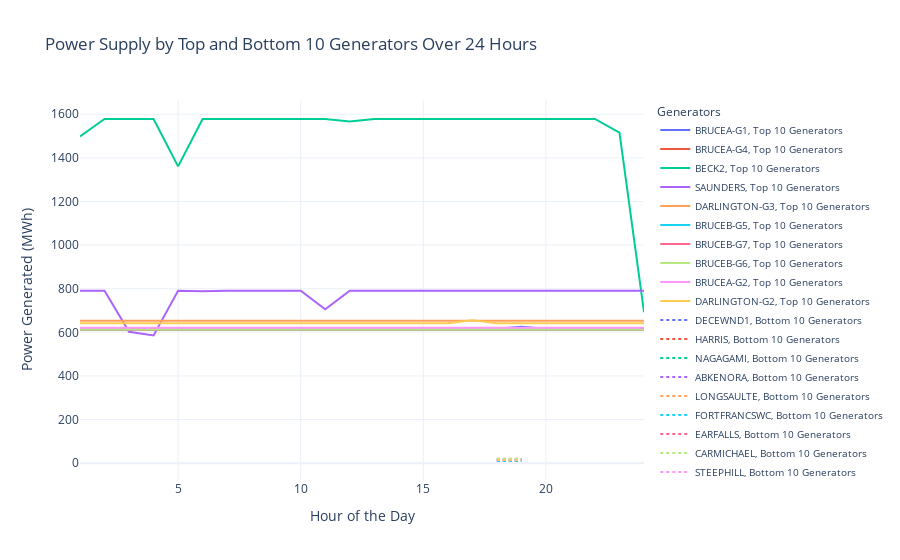

Write notebook code for a chart like this one.
### Markdown cell above
*Top 10 and Worst 10 Power  Generators*

### Code cell
total_power_per_generator = solution.groupby('Plant')['Power generated (MWh)'].sum().sort_values()

top_generators = total_power_per_generator.tail(10).index  # Top 10 generators
bottom_generators = total_power_per_generator.head(10).index  # Bottom 10 generators

top_generators_data = solution[solution['Plant'].isin(top_generators)]
bottom_generators_data = solution[solution['Plant'].isin(bottom_generators)]

top_generators_data['Category'] = 'Top 10 Generators'
bottom_generators_data['Category'] = 'Bottom 10 Generators'

combined_data = pd.concat([top_generators_data, bottom_generators_data])

fig = px.line(
    combined_data,
    x='Hour',
    y='Power generated (MWh)',
    color='Plant',
    line_dash='Category',  # Different line styles for Top and Bottom generators
    title="Power Supply by Top and Bottom 10 Generators Over 24 Hours",
    labels={'Hour': 'Hour of the Day', 'Power generated (MWh)': 'Power Generated (MWh)', 'Plant': 'Generator'},
    hover_data={'Hour': True, 'Power generated (MWh)': True, 'Plant': True, 'Category': True}
)

fig.update_layout(
    legend=dict(title="Generators", font=dict(size=10), orientation="v"),
    xaxis_title="Hour of the Day",
    yaxis_title="Power Generated (MWh)",
    template="plotly_white"
)
fig.show()

### Figure 1 — Plotly figure (JSON) as saved in the notebook; plotly's stock layout.template omitted (floating-point values rounded to 4 significant figures)
{"data": [{"customdata": [["BRUCEA-G1", "Top 10 Generators"], ["BRUCEA-G1", "Top 10 Generators"], ["BRUCEA-G1", "Top 10 Generators"], ["BRUCEA-G1", "Top 10 Generators"], ["BRUCEA-G1", "Top 10 Generators"], ["BRUCEA-G1", "Top 10 Generators"], ["BRUCEA-G1", "Top 10 Generators"], ["BRUCEA-G1", "Top 10 Generators"], ["BRUCEA-G1", "Top 10 Generators"], ["BRUCEA-G1", "Top 10 Generators"], ["BRUCEA-G1", "Top 10 Generators"], ["BRUCEA-G1", "Top 10 Generators"], ["BRUCEA-G1", "Top 10 Generators"], ["BRUCEA-G1", "Top 10 Generators"], ["BRUCEA-G1", "Top 10 Generators"], ["BRUCEA-G1", "Top 10 Generators"], ["BRUCEA-G1", "Top 10 Generators"], ["BRUCEA-G1", "Top 10 Generators"], ["BRUCEA-G1", "Top 10 Generators"], ["BRUCEA-G1", "Top 10 Generators"], ["BRUCEA-G1", "Top 10 Generators"], ["BRUCEA-G1", "Top 10 Generators"], ["BRUCEA-G1", "Top 10 Generators"], ["BRUCEA-G1", "Top 10 Generators"]], "hovertemplate": "Generator=%{customdata[0]}<br>Category=%{customdata[1]}<br>Hour of the Day=%{x}<br>Power Generated (MWh)=%{y}<extra></extra>", "legendgroup": "BRUCEA-G1, Top 10 Generators", "line": {"color": "#636efa", "dash": "solid"}, "marker": {"symbol": "circle"}, "mode": "lines", "name": "BRUCEA-G1, Top 10 Generators", "orientation": "v", "showlegend": true, "type": "scatter", "x": [1, 2, 3, 4, 5, 6, 7, 8, 9, 10, 11, 12, 13, 14, 15, 16, 17, 18, 19, 20, 21, 22, 23, 24], "xaxis": "x", "y": [616.5, 616.5, 616.5, 616.5, 616.5, 616.5, 616.5, 616.5, 616.5, 616.5, 616.5, 616.5, 616.5, 616.5, 616.5, 616.5, 616.5, 616.5, 625.5, 616.5, 616.5, 616.5, 616.5, 616.5], "yaxis": "y"}, {"customdata": [["BRUCEA-G4", "Top 10 Generators"], ["BRUCEA-G4", "Top 10 Generators"], ["BRUCEA-G4", "Top 10 Generators"], ["BRUCEA-G4", "Top 10 Generators"], ["BRUCEA-G4", "Top 10 Generators"], ["BRUCEA-G4", "Top 10 Generators"], ["BRUCEA-G4", "Top 10 Generators"], ["BRUCEA-G4", "Top 10 Generators"], ["BRUCEA-G4", "Top 10 Generators"], ["BRUCEA-G4", "Top 10 Generators"], ["BRUCEA-G4", "Top 10 Generators"], ["BRUCEA-G4", "Top 10 Generators"], ["BRUCEA-G4", "Top 10 Generators"], ["BRUCEA-G4", "Top 10 Generators"], ["BRUCEA-G4", "Top 10 Generators"], ["BRUCEA-G4", "Top 10 Generators"], ["BRUCEA-G4", "Top 10 Generators"], ["BRUCEA-G4", "Top 10 Generators"], ["BRUCEA-G4", "Top 10 Generators"], ["BRUCEA-G4", "Top 10 Generators"], ["BRUCEA-G4", "Top 10 Generators"], ["BRUCEA-G4", "Top 10 Generators"], ["BRUCEA-G4", "Top 10 Generators"], ["BRUCEA-G4", "Top 10 Generators"]], "hovertemplate": "Generator=%{customdata[0]}<br>Category=%{customdata[1]}<br>Hour of the Day=%{x}<br>Power Generated (MWh)=%{y}<extra></extra>", "legendgroup": "BRUCEA-G4, Top 10 Generators", "line": {"color": "#EF553B", "dash": "solid"}, "marker": {"symbol": "circle"}, "mode": "lines", "name": "BRUCEA-G4, Top 10 Generators", "orientation": "v", "showlegend": true, "type": "scatter", "x": [1, 2, 3, 4, 5, 6, 7, 8, 9, 10, 11, 12, 13, 14, 15, 16, 17, 18, 19, 20, 21, 22, 23, 24], "xaxis": "x", "y": [612, 612, 612, 612, 612, 612, 612, 612, 612, 612, 612, 612, 612, 612, 612, 612, 612, 612, 612, 612, 612, 612, 612, 612], "yaxis": "y"}, {"customdata": [["BECK2", "Top 10 Generators"], ["BECK2", "Top 10 Generators"], ["BECK2", "Top 10 Generators"], ["BECK2", "Top 10 Generators"], ["BECK2", "Top 10 Generators"], ["BECK2", "Top 10 Generators"], ["BECK2", "Top 10 Generators"], ["BECK2", "Top 10 Generators"], ["BECK2", "Top 10 Generators"], ["BECK2", "Top 10 Generators"], ["BECK2", "Top 10 Generators"], ["BECK2", "Top 10 Generators"], ["BECK2", "Top 10 Generators"], ["BECK2", "Top 10 Generators"], ["BECK2", "Top 10 Generators"], ["BECK2", "Top 10 Generators"], ["BECK2", "Top 10 Generators"], ["BECK2", "Top 10 Generators"], ["BECK2", "Top 10 Generators"], ["BECK2", "Top 10 Generators"], ["BECK2", "Top 10 Generators"], ["BECK2", "Top 10 Generators"], ["BECK2", "Top 10 Generators"], ["BECK2", "Top 10 Generators"]], "hovertemplate": "Generator=%{customdata[0]}<br>Category=%{customdata[1]}<br>Hour of the Day=%{x}<br>Power Generated (MWh)=%{y}<extra></extra>", "legendgroup": "BECK2, Top 10 Generators", "line": {"color": "#00cc96", "dash": "solid"}, "marker": {"symbol": "circle"}, "mode": "lines", "name": "BECK2, Top 10 Generators", "orientation": "v", "showlegend": true, "type": "scatter", "x": [1, 2, 3, 4, 5, 6, 7, 8, 9, 10, 11, 12, 13, 14, 15, 16, 17, 18, 19, 20, 21, 22, 23, 24], "xaxis": "x", "y": [1498.0, 1578, 1578, 1578, 1361.0, 1578, 1578, 1578, 1578, 1578, 1578, 1567.0, 1578, 1578, 1578, 1578, 1578, 1578, 1578, 1578, 1578, 1578, 1516.0, 692.4], "yaxis": "y"}, {"customdata": [["SAUNDERS", "Top 10 Generators"], ["SAUNDERS", "Top 10 Generators"], ["SAUNDERS", "Top 10 Generators"], ["SAUNDERS", "Top 10 Generators"], ["SAUNDERS", "Top 10 Generators"], ["SAUNDERS", "Top 10 Generators"], ["SAUNDERS", "Top 10 Generators"], ["SAUNDERS", "Top 10 Generators"], ["SAUNDERS", "Top 10 Generators"], ["SAUNDERS", "Top 10 Generators"], ["SAUNDERS", "Top 10 Generators"], ["SAUNDERS", "Top 10 Generators"], ["SAUNDERS", "Top 10 Generators"], ["SAUNDERS", "Top 10 Generators"], ["SAUNDERS", "Top 10 Generators"], ["SAUNDERS", "Top 10 Generators"], ["SAUNDERS", "Top 10 Generators"], ["SAUNDERS", "Top 10 Generators"], ["SAUNDERS", "Top 10 Generators"], ["SAUNDERS", "Top 10 Generators"], ["SAUNDERS", "Top 10 Generators"], ["SAUNDERS", "Top 10 Generators"], ["SAUNDERS", "Top 10 Generators"], ["SAUNDERS", "Top 10 Generators"]], "hovertemplate": "Generator=%{customdata[0]}<br>Category=%{customdata[1]}<br>Hour of the Day=%{x}<br>Power Generated (MWh)=%{y}<extra></extra>", "legendgroup": "SAUNDERS, Top 10 Generators", "line": {"color": "#ab63fa", "dash": "solid"}, "marker": {"symbol": "circle"}, "mode": "lines", "name": "SAUNDERS, Top 10 Generators", "orientation": "v", "showlegend": true, "type": "scatter", "x": [1, 2, 3, 4, 5, 6, 7, 8, 9, 10, 11, 12, 13, 14, 15, 16, 17, 18, 19, 20, 21, 22, 23, 24], "xaxis": "x", "y": [791, 791, 602.5, 585.6, 791, 788.5, 791, 791, 791, 791, 705.2, 791, 791, 791, 791, 791, 791, 791, 791, 791, 791, 791, 791, 791], "yaxis": "y"}, {"customdata": [["DARLINGTON-G3", "Top 10 Generators"], ["DARLINGTON-G3", "Top 10 Generators"], ["DARLINGTON-G3", "Top 10 Generators"], ["DARLINGTON-G3", "Top 10 Generators"], ["DARLINGTON-G3", "Top 10 Generators"], ["DARLINGTON-G3", "Top 10 Generators"], ["DARLINGTON-G3", "Top 10 Generators"], ["DARLINGTON-G3", "Top 10 Generators"], ["DARLINGTON-G3", "Top 10 Generators"], ["DARLINGTON-G3", "Top 10 Generators"], ["DARLINGTON-G3", "Top 10 Generators"], ["DARLINGTON-G3", "Top 10 Generators"], ["DARLINGTON-G3", "Top 10 Generators"], ["DARLINGTON-G3", "Top 10 Generators"], ["DARLINGTON-G3", "Top 10 Generators"], ["DARLINGTON-G3", "Top 10 Generators"], ["DARLINGTON-G3", "Top 10 Generators"], ["DARLINGTON-G3", "Top 10 Generators"], ["DARLINGTON-G3", "Top 10 Generators"], ["DARLINGTON-G3", "Top 10 Generators"], ["DARLINGTON-G3", "Top 10 Generators"], ["DARLINGTON-G3", "Top 10 Generators"], ["DARLINGTON-G3", "Top 10 Generators"], ["DARLINGTON-G3", "Top 10 Generators"]], "hovertemplate": "Generator=%{customdata[0]}<br>Category=%{customdata[1]}<br>Hour of the Day=%{x}<br>Power Generated (MWh)=%{y}<extra></extra>", "legendgroup": "DARLINGTON-G3, Top 10 Generators", "line": {"color": "#FFA15A", "dash": "solid"}, "marker": {"symbol": "circle"}, "mode": "lines", "name": "DARLINGTON-G3, Top 10 Generators", "orientation": "v", "showlegend": true, "type": "scatter", "x": [1, 2, 3, 4, 5, 6, 7, 8, 9, 10, 11, 12, 13, 14, 15, 16, 17, 18, 19, 20, 21, 22, 23, 24], "xaxis": "x", "y": [652.5, 652.5, 652.5, 652.5, 652.5, 652.5, 652.5, 652.5, 652.5, 652.5, 652.5, 652.5, 652.5, 652.5, 652.5, 652.5, 652.5, 652.5, 652.5, 653.9, 652.5, 652.5, 652.5, 652.5], "yaxis": "y"}, {"customdata": [["BRUCEB-G5", "Top 10 Generators"], ["BRUCEB-G5", "Top 10 Generators"], ["BRUCEB-G5", "Top 10 Generators"], ["BRUCEB-G5", "Top 10 Generators"], ["BRUCEB-G5", "Top 10 Generators"], ["BRUCEB-G5", "Top 10 Generators"], ["BRUCEB-G5", "Top 10 Generators"], ["BRUCEB-G5", "Top 10 Generators"], ["BRUCEB-G5", "Top 10 Generators"], ["BRUCEB-G5", "Top 10 Generators"], ["BRUCEB-G5", "Top 10 Generators"], ["BRUCEB-G5", "Top 10 Generators"], ["BRUCEB-G5", "Top 10 Generators"], ["BRUCEB-G5", "Top 10 Generators"], ["BRUCEB-G5", "Top 10 Generators"], ["BRUCEB-G5", "Top 10 Generators"], ["BRUCEB-G5", "Top 10 Generators"], ["BRUCEB-G5", "Top 10 Generators"], ["BRUCEB-G5", "Top 10 Generators"], ["BRUCEB-G5", "Top 10 Generators"], ["BRUCEB-G5", "Top 10 Generators"], ["BRUCEB-G5", "Top 10 Generators"], ["BRUCEB-G5", "Top 10 Generators"], ["BRUCEB-G5", "Top 10 Generators"]], "hovertemplate": "Generator=%{customdata[0]}<br>Category=%{customdata[1]}<br>Hour of the Day=%{x}<br>Power Generated (MWh)=%{y}<extra></extra>", "legendgroup": "BRUCEB-G5, Top 10 Generators", "line": {"color": "#19d3f3", "dash": "solid"}, "marker": {"symbol": "circle"}, "mode": "lines", "name": "BRUCEB-G5, Top 10 Generators", "orientation": "v", "showlegend": true, "type": "scatter", "x": [1, 2, 3, 4, 5, 6, 7, 8, 9, 10, 11, 12, 13, 14, 15, 16, 17, 18, 19, 20, 21, 22, 23, 24], "xaxis": "x", "y": [612.8, 612.8, 612.8, 612.8, 612.8, 612.8, 612.8, 612.8, 612.8, 612.8, 612.8, 612.8, 612.8, 612.8, 612.8, 612.8, 612.8, 612.8, 612.8, 612.8, 612.8, 612.8, 612.8, 612.8], "yaxis": "y"}, {"customdata": [["BRUCEB-G7", "Top 10 Generators"], ["BRUCEB-G7", "Top 10 Generators"], ["BRUCEB-G7", "Top 10 Generators"], ["BRUCEB-G7", "Top 10 Generators"], ["BRUCEB-G7", "Top 10 Generators"], ["BRUCEB-G7", "Top 10 Generators"], ["BRUCEB-G7", "Top 10 Generators"], ["BRUCEB-G7", "Top 10 Generators"], ["BRUCEB-G7", "Top 10 Generators"], ["BRUCEB-G7", "Top 10 Generators"], ["BRUCEB-G7", "Top 10 Generators"], ["BRUCEB-G7", "Top 10 Generators"], ["BRUCEB-G7", "Top 10 Generators"], ["BRUCEB-G7", "Top 10 Generators"], ["BRUCEB-G7", "Top 10 Generators"], ["BRUCEB-G7", "Top 10 Generators"], ["BRUCEB-G7", "Top 10 Generators"], ["BRUCEB-G7", "Top 10 Generators"], ["BRUCEB-G7", "Top 10 Generators"], ["BRUCEB-G7", "Top 10 Generators"], ["BRUCEB-G7", "Top 10 Generators"], ["BRUCEB-G7", "Top 10 Generators"], ["BRUCEB-G7", "Top 10 Generators"], ["BRUCEB-G7", "Top 10 Generators"]], "hovertemplate": "Generator=%{customdata[0]}<br>Category=%{customdata[1]}<br>Hour of the Day=%{x}<br>Power Generated (MWh)=%{y}<extra></extra>", "legendgroup": "BRUCEB-G7, Top 10 Generators", "line": {"color": "#FF6692", "dash": "solid"}, "marker": {"symbol": "circle"}, "mode": "lines", "name": "BRUCEB-G7, Top 10 Generators", "orientation": "v", "showlegend": true, "type": "scatter", "x": [1, 2, 3, 4, 5, 6, 7, 8, 9, 10, 11, 12, 13, 14, 15, 16, 17, 18, 19, 20, 21, 22, 23, 24], "xaxis": "x", "y": [612.8, 612.8, 612.8, 612.8, 612.8, 612.8, 612.8, 612.8, 612.8, 612.8, 612.8, 612.8, 612.8, 612.8, 612.8, 612.8, 612.8, 612.8, 612.8, 612.8, 612.8, 612.8, 612.8, 612.8], "yaxis": "y"}, {"customdata": [["BRUCEB-G6", "Top 10 Generators"], ["BRUCEB-G6", "Top 10 Generators"], ["BRUCEB-G6", "Top 10 Generators"], ["BRUCEB-G6", "Top 10 Generators"], ["BRUCEB-G6", "Top 10 Generators"], ["BRUCEB-G6", "Top 10 Generators"], ["BRUCEB-G6", "Top 10 Generators"], ["BRUCEB-G6", "Top 10 Generators"], ["BRUCEB-G6", "Top 10 Generators"], ["BRUCEB-G6", "Top 10 Generators"], ["BRUCEB-G6", "Top 10 Generators"], ["BRUCEB-G6", "Top 10 Generators"], ["BRUCEB-G6", "Top 10 Generators"], ["BRUCEB-G6", "Top 10 Generators"], ["BRUCEB-G6", "Top 10 Generators"], ["BRUCEB-G6", "Top 10 Generators"], ["BRUCEB-G6", "Top 10 Generators"], ["BRUCEB-G6", "Top 10 Generators"], ["BRUCEB-G6", "Top 10 Generators"], ["BRUCEB-G6", "Top 10 Generators"], ["BRUCEB-G6", "Top 10 Generators"], ["BRUCEB-G6", "Top 10 Generators"], ["BRUCEB-G6", "Top 10 Generators"], ["BRUCEB-G6", "Top 10 Generators"]], "hovertemplate": "Generator=%{customdata[0]}<br>Category=%{customdata[1]}<br>Hour of the Day=%{x}<br>Power Generated (MWh)=%{y}<extra></extra>", "legendgroup": "BRUCEB-G6, Top 10 Generators", "line": {"color": "#B6E880", "dash": "solid"}, "marker": {"symbol": "circle"}, "mode": "lines", "name": "BRUCEB-G6, Top 10 Generators", "orientation": "v", "showlegend": true, "type": "scatter", "x": [1, 2, 3, 4, 5, 6, 7, 8, 9, 10, 11, 12, 13, 14, 15, 16, 17, 18, 19, 20, 21, 22, 23, 24], "xaxis": "x", "y": [612.8, 612.8, 612.8, 612.8, 612.8, 612.8, 612.8, 612.8, 612.8, 612.8, 612.8, 612.8, 612.8, 612.8, 612.8, 612.8, 612.8, 612.8, 612.8, 612.8, 612.8, 612.8, 612.8, 612.8], "yaxis": "y"}, {"customdata": [["BRUCEA-G2", "Top 10 Generators"], ["BRUCEA-G2", "Top 10 Generators"], ["BRUCEA-G2", "Top 10 Generators"], ["BRUCEA-G2", "Top 10 Generators"], ["BRUCEA-G2", "Top 10 Generators"], ["BRUCEA-G2", "Top 10 Generators"], ["BRUCEA-G2", "Top 10 Generators"], ["BRUCEA-G2", "Top 10 Generators"], ["BRUCEA-G2", "Top 10 Generators"], ["BRUCEA-G2", "Top 10 Generators"], ["BRUCEA-G2", "Top 10 Generators"], ["BRUCEA-G2", "Top 10 Generators"], ["BRUCEA-G2", "Top 10 Generators"], ["BRUCEA-G2", "Top 10 Generators"], ["BRUCEA-G2", "Top 10 Generators"], ["BRUCEA-G2", "Top 10 Generators"], ["BRUCEA-G2", "Top 10 Generators"], ["BRUCEA-G2", "Top 10 Generators"], ["BRUCEA-G2", "Top 10 Generators"], ["BRUCEA-G2", "Top 10 Generators"], ["BRUCEA-G2", "Top 10 Generators"], ["BRUCEA-G2", "Top 10 Generators"], ["BRUCEA-G2", "Top 10 Generators"], ["BRUCEA-G2", "Top 10 Generators"]], "hovertemplate": "Generator=%{customdata[0]}<br>Category=%{customdata[1]}<br>Hour of the Day=%{x}<br>Power Generated (MWh)=%{y}<extra></extra>", "legendgroup": "BRUCEA-G2, Top 10 Generators", "line": {"color": "#FF97FF", "dash": "solid"}, "marker": {"symbol": "circle"}, "mode": "lines", "name": "BRUCEA-G2, Top 10 Generators", "orientation": "v", "showlegend": true, "type": "scatter", "x": [1, 2, 3, 4, 5, 6, 7, 8, 9, 10, 11, 12, 13, 14, 15, 16, 17, 18, 19, 20, 21, 22, 23, 24], "xaxis": "x", "y": [621, 621, 621, 621, 621, 621, 621, 621, 621, 621, 621, 621, 621, 621, 621, 621, 621, 621, 621, 621, 621, 621, 621, 621], "yaxis": "y"}, {"customdata": [["DARLINGTON-G2", "Top 10 Generators"], ["DARLINGTON-G2", "Top 10 Generators"], ["DARLINGTON-G2", "Top 10 Generators"], ["DARLINGTON-G2", "Top 10 Generators"], ["DARLINGTON-G2", "Top 10 Generators"], ["DARLINGTON-G2", "Top 10 Generators"], ["DARLINGTON-G2", "Top 10 Generators"], ["DARLINGTON-G2", "Top 10 Generators"], ["DARLINGTON-G2", "Top 10 Generators"], ["DARLINGTON-G2", "Top 10 Generators"], ["DARLINGTON-G2", "Top 10 Generators"], ["DARLINGTON-G2", "Top 10 Generators"], ["DARLINGTON-G2", "Top 10 Generators"], ["DARLINGTON-G2", "Top 10 Generators"], ["DARLINGTON-G2", "Top 10 Generators"], ["DARLINGTON-G2", "Top 10 Generators"], ["DARLINGTON-G2", "Top 10 Generators"], ["DARLINGTON-G2", "Top 10 Generators"], ["DARLINGTON-G2", "Top 10 Generators"], ["DARLINGTON-G2", "Top 10 Generators"], ["DARLINGTON-G2", "Top 10 Generators"], ["DARLINGTON-G2", "Top 10 Generators"], ["DARLINGTON-G2", "Top 10 Generators"], ["DARLINGTON-G2", "Top 10 Generators"]], "hovertemplate": "Generator=%{customdata[0]}<br>Category=%{customdata[1]}<br>Hour of the Day=%{x}<br>Power Generated (MWh)=%{y}<extra></extra>", "legendgroup": "DARLINGTON-G2, Top 10 Generators", "line": {"color": "#FECB52", "dash": "solid"}, "marker": {"symbol": "circle"}, "mode": "lines", "name": "DARLINGTON-G2, Top 10 Generators", "orientation": "v", "showlegend": true, "type": "scatter", "x": [1, 2, 3, 4, 5, 6, 7, 8, 9, 10, 11, 12, 13, 14, 15, 16, 17, 18, 19, 20, 21, 22, 23, 24], "xaxis": "x", "y": [641.2, 641.2, 641.2, 641.2, 641.2, 641.2, 641.2, 641.2, 641.2, 641.2, 641.2, 641.2, 641.2, 641.2, 641.2, 641.2, 655.5, 641.2, 641.2, 641.2, 641.2, 641.2, 641.2, 641.2], "yaxis": "y"}, {"customdata": [["DECEWND1", "Bottom 10 Generators"], ["DECEWND1", "Bottom 10 Generators"]], "hovertemplate": "Generator=%{customdata[0]}<br>Category=%{customdata[1]}<br>Hour of the Day=%{x}<br>Power Generated (MWh)=%{y}<extra></extra>", "legendgroup": "DECEWND1, Bottom 10 Generators", "line": {"color": "#636efa", "dash": "dot"}, "marker": {"symbol": "circle"}, "mode": "lines", "name": "DECEWND1, Bottom 10 Generators", "orientation": "v", "showlegend": true, "type": "scatter", "x": [18, 19], "xaxis": "x", "y": [16, 16], "yaxis": "y"}, {"customdata": [["HARRIS", "Bottom 10 Generators"], ["HARRIS", "Bottom 10 Generators"]], "hovertemplate": "Generator=%{customdata[0]}<br>Category=%{customdata[1]}<br>Hour of the Day=%{x}<br>Power Generated (MWh)=%{y}<extra></extra>", "legendgroup": "HARRIS, Bottom 10 Generators", "line": {"color": "#EF553B", "dash": "dot"}, "marker": {"symbol": "circle"}, "mode": "lines", "name": "HARRIS, Bottom 10 Generators", "orientation": "v", "showlegend": true, "type": "scatter", "x": [18, 19], "xaxis": "x", "y": [12, 12], "yaxis": "y"}, {"customdata": [["NAGAGAMI", "Bottom 10 Generators"], ["NAGAGAMI", "Bottom 10 Generators"]], "hovertemplate": "Generator=%{customdata[0]}<br>Category=%{customdata[1]}<br>Hour of the Day=%{x}<br>Power Generated (MWh)=%{y}<extra></extra>", "legendgroup": "NAGAGAMI, Bottom 10 Generators", "line": {"color": "#00cc96", "dash": "dot"}, "marker": {"symbol": "circle"}, "mode": "lines", "name": "NAGAGAMI, Bottom 10 Generators", "orientation": "v", "showlegend": true, "type": "scatter", "x": [18, 19], "xaxis": "x", "y": [18, 18], "yaxis": "y"}, {"customdata": [["ABKENORA", "Bottom 10 Generators"], ["ABKENORA", "Bottom 10 Generators"]], "hovertemplate": "Generator=%{customdata[0]}<br>Category=%{customdata[1]}<br>Hour of the Day=%{x}<br>Power Generated (MWh)=%{y}<extra></extra>", "legendgroup": "ABKENORA, Bottom 10 Generators", "line": {"color": "#ab63fa", "dash": "dot"}, "marker": {"symbol": "circle"}, "mode": "lines", "name": "ABKENORA, Bottom 10 Generators", "orientation": "v", "showlegend": true, "type": "scatter", "x": [18, 19], "xaxis": "x", "y": [11, 11], "yaxis": "y"}, {"customdata": [["LONGSAULTE", "Bottom 10 Generators"], ["LONGSAULTE", "Bottom 10 Generators"]], "hovertemplate": "Generator=%{customdata[0]}<br>Category=%{customdata[1]}<br>Hour of the Day=%{x}<br>Power Generated (MWh)=%{y}<extra></extra>", "legendgroup": "LONGSAULTE, Bottom 10 Generators", "line": {"color": "#FFA15A", "dash": "dot"}, "marker": {"symbol": "circle"}, "mode": "lines", "name": "LONGSAULTE, Bottom 10 Generators", "orientation": "v", "showlegend": true, "type": "scatter", "x": [18, 19], "xaxis": "x", "y": [20, 20], "yaxis": "y"}, {"customdata": [["FORTFRANCSWC", "Bottom 10 Generators"], ["FORTFRANCSWC", "Bottom 10 Generators"]], "hovertemplate": "Generator=%{customdata[0]}<br>Category=%{customdata[1]}<br>Hour of the Day=%{x}<br>Power Generated (MWh)=%{y}<extra></extra>", "legendgroup": "FORTFRANCSWC, Bottom 10 Generators", "line": {"color": "#19d3f3", "dash": "dot"}, "marker": {"symbol": "circle"}, "mode": "lines", "name": "FORTFRANCSWC, Bottom 10 Generators", "orientation": "v", "showlegend": true, "type": "scatter", "x": [18, 19], "xaxis": "x", "y": [10, 10], "yaxis": "y"}, {"customdata": [["EARFALLS", "Bottom 10 Generators"], ["EARFALLS", "Bottom 10 Generators"]], "hovertemplate": "Generator=%{customdata[0]}<br>Category=%{customdata[1]}<br>Hour of the Day=%{x}<br>Power Generated (MWh)=%{y}<extra></extra>", "legendgroup": "EARFALLS, Bottom 10 Generators", "line": {"color": "#FF6692", "dash": "dot"}, "marker": {"symbol": "circle"}, "mode": "lines", "name": "EARFALLS, Bottom 10 Generators", "orientation": "v", "showlegend": true, "type": "scatter", "x": [18, 19], "xaxis": "x", "y": [17, 17], "yaxis": "y"}, {"customdata": [["CARMICHAEL", "Bottom 10 Generators"], ["CARMICHAEL", "Bottom 10 Generators"]], "hovertemplate": "Generator=%{customdata[0]}<br>Category=%{customdata[1]}<br>Hour of the Day=%{x}<br>Power Generated (MWh)=%{y}<extra></extra>", "legendgroup": "CARMICHAEL, Bottom 10 Generators", "line": {"color": "#B6E880", "dash": "dot"}, "marker": {"symbol": "circle"}, "mode": "lines", "name": "CARMICHAEL, Bottom 10 Generators", "orientation": "v", "showlegend": true, "type": "scatter", "x": [18, 19], "xaxis": "x", "y": [19, 19], "yaxis": "y"}, {"customdata": [["STEEPHILL", "Bottom 10 Generators"], ["STEEPHILL", "Bottom 10 Generators"]], "hovertemplate": "Generator=%{customdata[0]}<br>Category=%{customdata[1]}<br>Hour of the Day=%{x}<br>Power Generated (MWh)=%{y}<extra></extra>", "legendgroup": "STEEPHILL, Bottom 10 Generators", "line": {"color": "#FF97FF", "dash": "dot"}, "marker": {"symbol": "circle"}, "mode": "lines", "name": "STEEPHILL, Bottom 10 Generators", "orientation": "v", "showlegend": true, "type": "scatter", "x": [18, 19], "xaxis": "x", "y": [15, 15], "yaxis": "y"}, {"customdata": [["MISSION", "Bottom 10 Generators"], ["MISSION", "Bottom 10 Generators"]], "hovertemplate": "Generator=%{customdata[0]}<br>Category=%{customdata[1]}<br>Hour of the Day=%{x}<br>Power Generated (MWh)=%{y}<extra></extra>", "legendgroup": "MISSION, Bottom 10 Generators", "line": {"color": "#FECB52", "dash": "dot"}, "marker": {"symbol": "circle"}, "mode": "lines", "name": "MISSION, Bottom 10 Generators", "orientation": "v", "showlegend": true, "type": "scatter", "x": [18, 19], "xaxis": "x", "y": [15, 15], "yaxis": "y"}], "layout": {"legend": {"font": {"size": 10}, "orientation": "v", "title": {"text": "Generators"}, "tracegroupgap": 0}, "title": {"text": "Power Supply by Top and Bottom 10 Generators Over 24 Hours"}, "xaxis": {"anchor": "y", "domain": [0, 1], "title": {"text": "Hour of the Day"}}, "yaxis": {"anchor": "x", "domain": [0, 1], "title": {"text": "Power Generated (MWh)"}}}}
